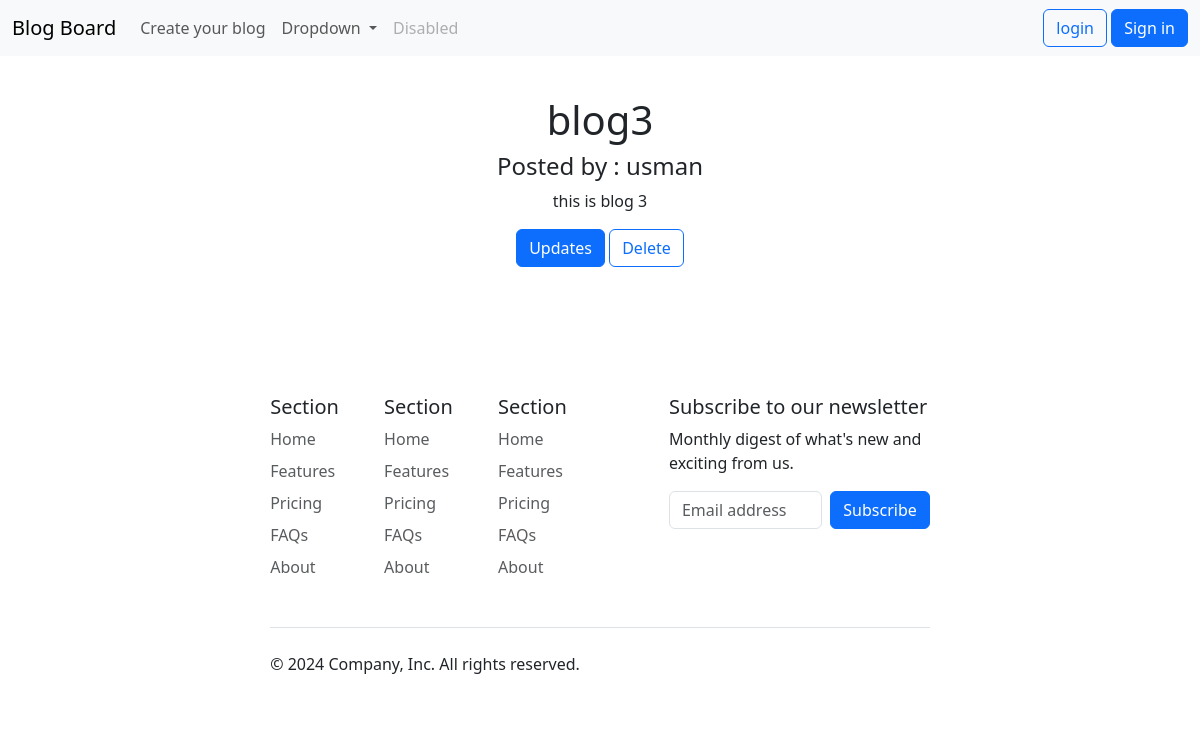
The app's page /details/3/, older data.
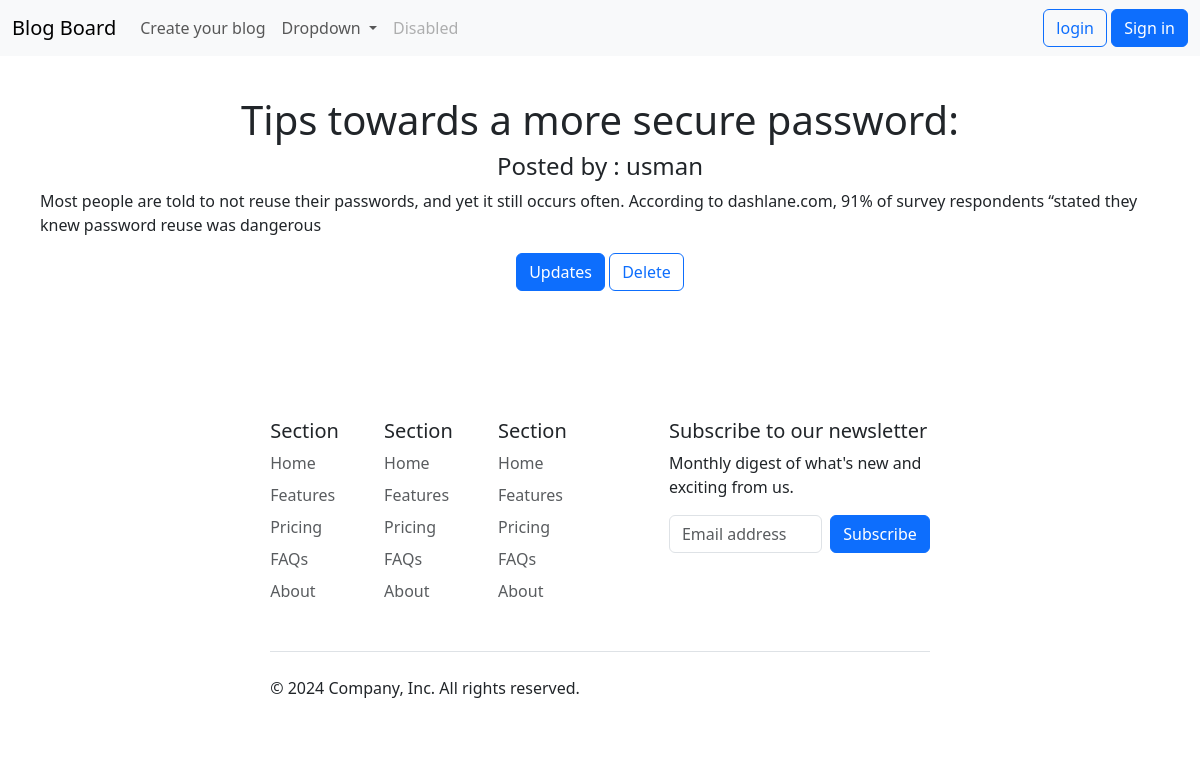
The same page, newer data.
### blogs/models.py (models this page shows, shortened)
class Blog(models.Model):
    author = models.ForeignKey(settings.AUTH_USER_MODEL, on_delete=models.CASCADE)
    title = models.CharField(max_length=200)
    content = models.TextField()  # Ensure this is defined

### blogs/views.py (the view)
# urls.py: path("details/<int:blog_id>/", detail, name="post_detail"),
def detail(request,blog_id):
    post_detail = Blog.objects.get(id=blog_id)
    print(post_detail.title)
    return render(request, 'detail.html',{
                  "object":post_detail,
                  }
    )

### blogs/templates/detail.html (shortened to what this page needs)
{% extends 'layout.html' %}
{% load static %}
{% block style %}
<link rel="stylesheet" href="{% static 'css/style.css' %}">
{% endblock style %}
{% block content %}
<div class="container">
    <h1>{{ object.title }}</h1>
    <h4> Posted by : {{ object.author.username }}</h4>
<p>{{ object.content }}</p>
<div class="deflex">
    <a class="btn btn-primary" href="{% url 'login' %}">Updates</a>
    <a class="btn btn-outline-primary" href="" >Delete</a>
 </div>
</div>
{% endblock content %}

Row changes from the older to the newer data that the page shows:
changed Blog "usman": title "blog3" → "Tips towards a more secure password:"; content "this is blog 3" → "Most people are told to not reuse their passwords, and yet it still occurs often. According to dashlane.com, 91% of survey respondents “stated they knew password reuse was dangerous"
